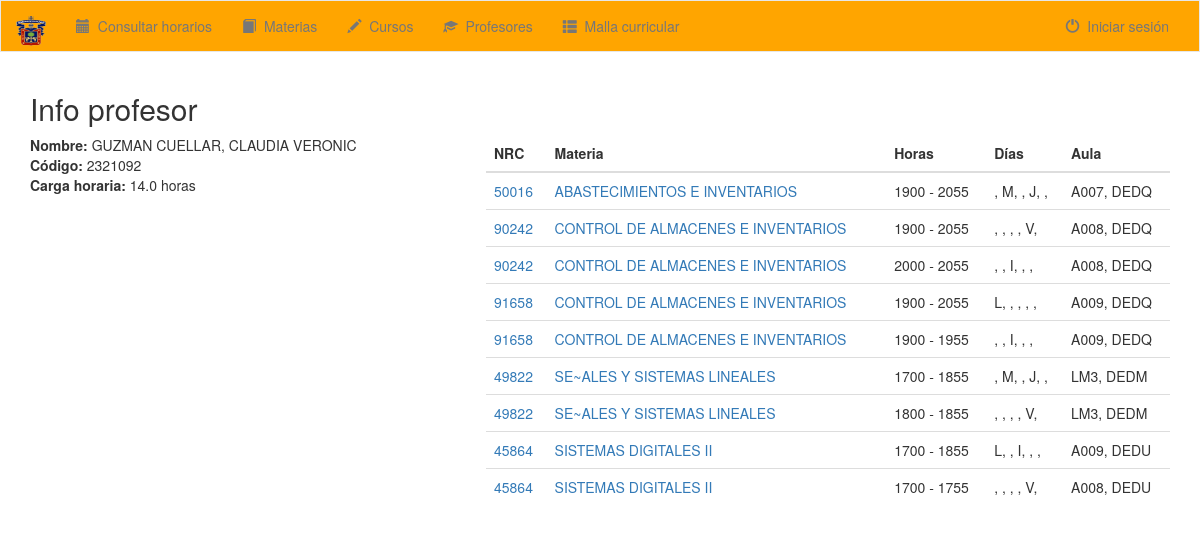
The page /consultas/profesor/44/ on the database its author committed.
### consultas/models.py (models this page shows, shortened)
class Profesor(models.Model):
    nombres = models.CharField(max_length=50, default='');
    apellidos = models.CharField(max_length=50, default='');
    codigo = models.IntegerField(unique=True, default=0);

class Curso_Horario(models.Model):
    id_curso = models.ForeignKey(Curso, on_delete=models.CASCADE)
    id_hora = models.ForeignKey(Hora, null=True)
    id_horario = models.ForeignKey(Horario, null=True)
    id_aula = models.ForeignKey(Aula, null=True)

class Curso(models.Model):
    nrc = models.IntegerField()
    seccion = models.CharField(max_length=3)
    cupos = models.IntegerField()
    ocupados = models.IntegerField()
    disponibles = models.IntegerField()
    estatus = models.CharField(max_length=1, default='')
    id_materia = models.ForeignKey(Materia, on_delete=models.CASCADE)
    id_profesor = models.ForeignKey(Profesor, on_delete=models.CASCADE, null=True, default='null')
    id_semestre = models.ForeignKey(Semestre, on_delete=models.CASCADE, null=True, default='null')

class Materia(models.Model):
    nombre_materia = models.CharField(max_length=100)
    clave = models.CharField(max_length=5)
    creditos = models.IntegerField(default=0)
    hrs_teoria = models.IntegerField(default=0)
    hrs_lab = models.IntegerField(default=0)
    id_departamento = models.ForeignKey(Departamento, on_delete=models.CASCADE)

class Hora(models.Model):
    hora_inicio = models.IntegerField()
    hora_fin = models.IntegerField()
    def __str__(self):
        return str(self.hora_inicio) + " - " + str(self.hora_fin)

class Horario(models.Model):
    l = models.CharField(max_length=1, null=True)
    m = models.CharField(max_length=1, null=True)
    i = models.CharField(max_length=1, null=True)
    j = models.CharField(max_length=1, null=True)
    v = models.CharField(max_length=1, null=True)
    s = models.CharField(max_length=1, null=True)
    def __str__(self):
        return self.l + ", " + self.m + ", " + self.i + ", " + self.j + ", " + self.v + ", " + self.s

class Aula(models.Model):
    aula = models.CharField(max_length=5, null=True)
    id_edificio = models.ForeignKey(Edificio, null=True)
    def __str__(self):
        return self.aula + ", " + str(self.id_edificio)

class Edificio(models.Model):
    edificio = models.CharField(max_length=7, null=True)
    def __str__(self):
        return self.edificio

### consultas/views.py (the view)
# urls.py: url(r'^profesor/(?P<id_profesor>[0-9]+)/$', views.mostrarInfoProfesor, name='mostrarInfoProfesor'),
def mostrarInfoProfesor(request, id_profesor):
    profesor = Profesor.objects.get(id=id_profesor)
    cargaProfesor = Curso_Horario.objects.filter(id_curso__id_profesor=profesor).aggregate(
        carga=Sum(F('id_hora__hora_fin') +
                  45 - F('id_hora__hora_inicio'))).get('carga')/100
    cursos = Curso_Horario.objects.filter(id_curso__id_profesor=profesor)
    context = {
        'profesor': profesor,
        'cargaProfesor': cargaProfesor,
        'cursos': cursos,
        'sesion_iniciada': request.user.is_authenticated(),
        'id_usuario': request.user.id
    }
    return render(request, 'consultas/infoProfesor.html', context)

### consultas/templates/consultas/infoProfesor.html
{% extends 'consultas/base.html' %}
{% block body %}
{% load staticfiles %}
<link rel="stylesheet" href="{% static 'CSS/estiloInfo.css' %}">
    <div class="container">
        <h2>Info profesor</h2>
        <div id="info">
            <b>Nombre:</b> {{ profesor.apellidos }}, {{ profesor.nombres }}
            <br>
            <b>Código:</b> {{ profesor.codigo }}
            <br>
            <b>Carga horaria:</b> {{ cargaProfesor }} horas
        </div>
        <div id="cursos">
            <table class="table">
                <thead>
                    <th>NRC</th>
                    <th>Materia</th>
                    <th>Horas</th>
                    <th>Días</th>
                    <th>Aula</th>
                </thead>
                {% for curso in cursos %}
                    <tr>
                        <td><a href="/consultas/curso/{{ curso.id_curso.nrc }}/"> {{ curso.id_curso.nrc }}</a></td>
                        <td><a href="/consultas/materia/{{ curso.id_curso.id_materia.id }}/">{{ curso.id_curso.id_materia.nombre_materia }}</a></td>
                        <td>{{ curso.id_hora }}</td>
                        <td>{{ curso.id_horario }}</td>
                        <td>{{ curso.id_aula }}</td>
                    </tr>
                {% endfor %}
            </table>
        </div>
    </div>
{% endblock %}

### consultas/static/CSS/estiloInfo.css (style rules this page uses)
#info { float: left; width: 40%; }
#cursos { float: right; width: 60%; }

### rows shown on the page
Profesor: apellidos "GUZMAN CUELLAR", nombres "CLAUDIA VERONIC", codigo "2321092"
Curso_Horario: id_curso.nrc "50016", id_curso.id_materia.nombre_materia "ABASTECIMIENTOS E INVENTARIOS", id_hora "1900 - 2055", id_horario ", M, , J, ,", id_aula "A007, DEDQ"
Curso_Horario: id_curso.nrc "90242", id_curso.id_materia.nombre_materia "CONTROL DE ALMACENES E INVENTARIOS", id_hora "1900 - 2055", id_horario ", , , , V,", id_aula "A008, DEDQ"
Curso_Horario: id_curso.nrc "90242", id_curso.id_materia.nombre_materia "CONTROL DE ALMACENES E INVENTARIOS", id_hora "2000 - 2055", id_horario ", , I, , ,", id_aula "A008, DEDQ"
Curso_Horario: id_curso.nrc "91658", id_curso.id_materia.nombre_materia "CONTROL DE ALMACENES E INVENTARIOS", id_hora "1900 - 2055", id_horario "L, , , , ,", id_aula "A009, DEDQ"
Curso_Horario: id_curso.nrc "91658", id_curso.id_materia.nombre_materia "CONTROL DE ALMACENES E INVENTARIOS", id_hora "1900 - 1955", id_horario ", , I, , ,", id_aula "A009, DEDQ"

### other values the page prints
{{ cargaProfesor }} "14.0"
